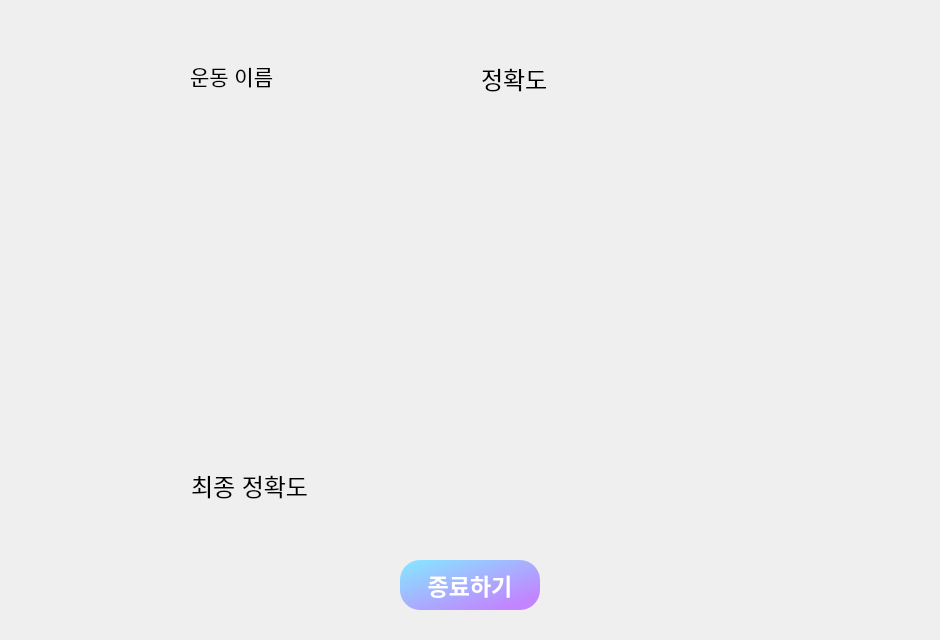
<?xml version="1.0" encoding="UTF-8"?>
<ui version="4.0">
 <class>exit_dialog</class>
 <widget class="QDialog" name="exit_dialog">
  <property name="geometry">
   <rect>
    <x>0</x>
    <y>0</y>
    <width>940</width>
    <height>640</height>
   </rect>
  </property>
  <property name="windowTitle">
   <string>종료</string>
  </property>
  <property name="styleSheet">
   <string notr="true">background-color:'#3c4043';</string>
  </property>
  <widget class="QPushButton" name="exit_button">
   <property name="geometry">
    <rect>
     <x>400</x>
     <y>560</y>
     <width>140</width>
     <height>50</height>
    </rect>
   </property>
   <property name="font">
    <font>
     <pointsize>17</pointsize>
     <weight>75</weight>
     <bold>true</bold>
    </font>
   </property>
   <property name="cursor">
    <cursorShape>PointingHandCursor</cursorShape>
   </property>
   <property name="styleSheet">
    <string notr="true">border-radius:20px;
color: white;
	background-color: qlineargradient(spread:pad, x1:0, y1:0, x2:0.857143, y2:0.857955, stop:0 #84E9FF , stop:1 #C284FF);

</string>
   </property>
   <property name="text">
    <string>종료하기</string>
   </property>
  </widget>
  <widget class="QLabel" name="result_name_list">
   <property name="geometry">
    <rect>
     <x>180</x>
     <y>50</y>
     <width>291</width>
     <height>391</height>
    </rect>
   </property>
   <property name="font">
    <font>
     <pointsize>16</pointsize>
    </font>
   </property>
   <property name="styleSheet">
    <string notr="true">color:'black'; background-color:&quot;white&quot;;
border-top-left-radius: 9px;
border-bottom-left-radius: 9px;
padding:5px;</string>
   </property>
   <property name="text">
    <string>운동 이름</string>
   </property>
   <property name="alignment">
    <set>Qt::AlignLeading|Qt::AlignLeft|Qt::AlignTop</set>
   </property>
  </widget>
  <widget class="QLabel" name="result_score_list">
   <property name="geometry">
    <rect>
     <x>470</x>
     <y>50</y>
     <width>291</width>
     <height>391</height>
    </rect>
   </property>
   <property name="font">
    <font>
     <pointsize>18</pointsize>
    </font>
   </property>
   <property name="styleSheet">
    <string notr="true">color:'black'; background-color:&quot;white&quot;;
border-top-right-radius:9px;
border-bottom-right-radius:9px;
padding:5px;</string>
   </property>
   <property name="text">
    <string>정확도</string>
   </property>
   <property name="alignment">
    <set>Qt::AlignLeading|Qt::AlignLeft|Qt::AlignTop</set>
   </property>
  </widget>
  <widget class="QLabel" name="result_level">
   <property name="geometry">
    <rect>
     <x>180</x>
     <y>460</y>
     <width>291</width>
     <height>51</height>
    </rect>
   </property>
   <property name="font">
    <font>
     <pointsize>18</pointsize>
    </font>
   </property>
   <property name="styleSheet">
    <string notr="true">color:'black'; background-color:&quot;white&quot;;
border-top-left-radius: 9px;
border-bottom-left-radius: 9px;
padding:5px;</string>
   </property>
   <property name="text">
    <string>최종 정확도</string>
   </property>
  </widget>
  <widget class="QLabel" name="result_score">
   <property name="geometry">
    <rect>
     <x>470</x>
     <y>460</y>
     <width>291</width>
     <height>51</height>
    </rect>
   </property>
   <property name="font">
    <font>
     <pointsize>18</pointsize>
    </font>
   </property>
   <property name="styleSheet">
    <string notr="true">color:'black'; background-color:&quot;white&quot;;
border-top-right-radius:9px;
border-bottom-right-radius:9px;
padding:5px;</string>
   </property>
   <property name="text">
    <string/>
   </property>
  </widget>
 </widget>
 <resources/>
 <connections/>
</ui>
